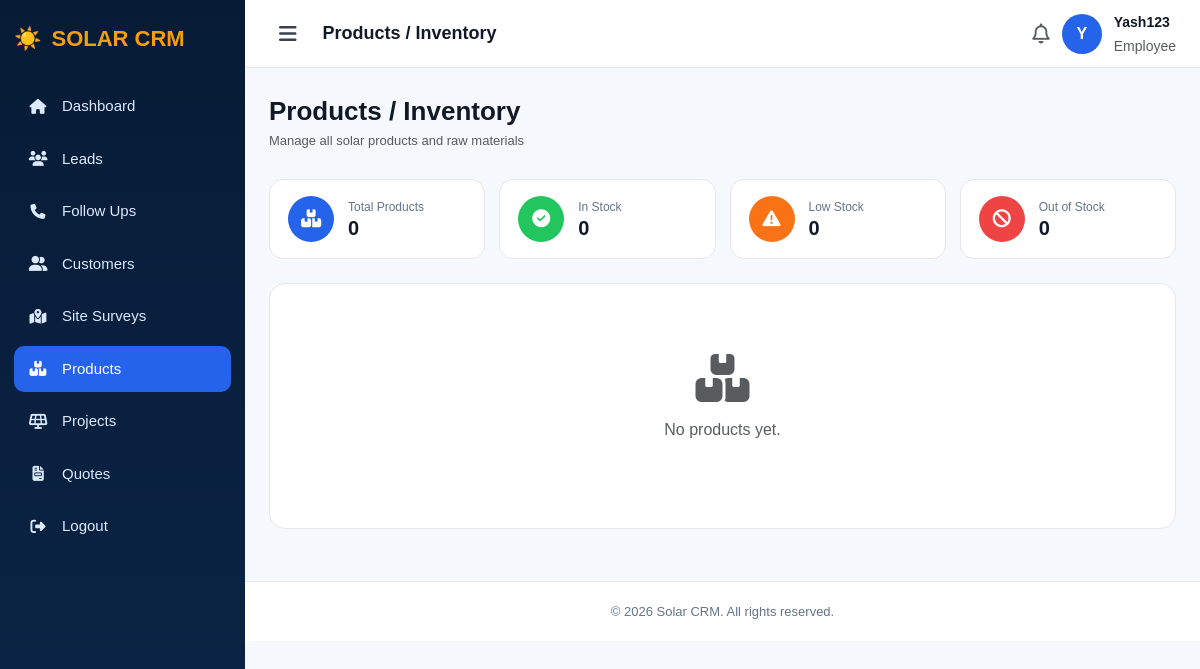
/products/ (signed in), run on an earlier commit of the app's database.
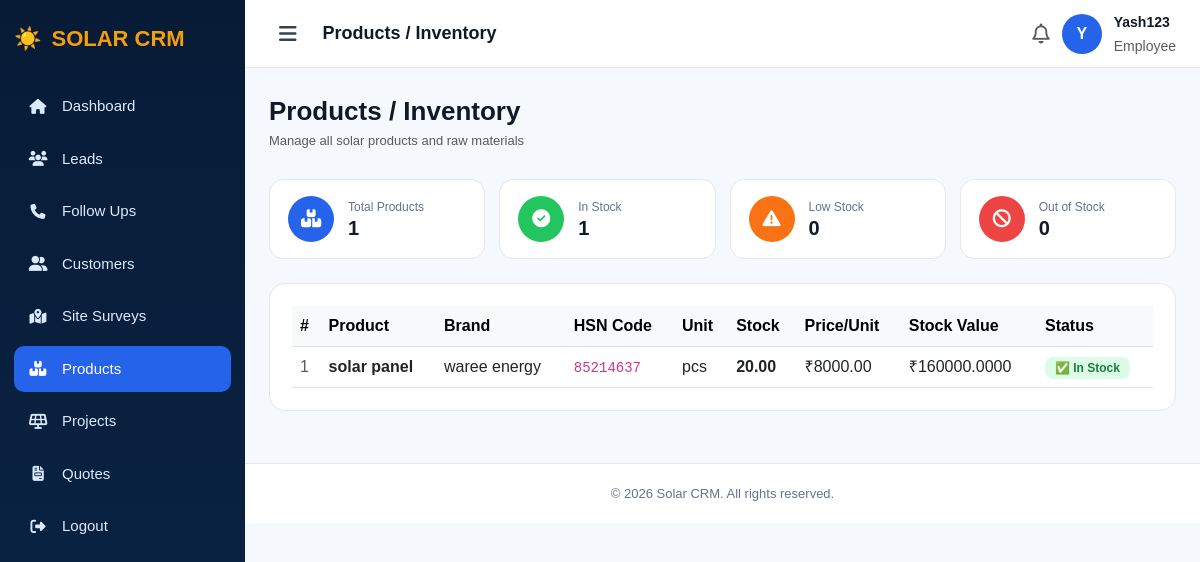
And on a later commit of the database.
### app/models.py (models this page shows, shortened)
class Product(models.Model):
    name          = models.CharField(max_length=200)
    brand         = models.CharField(max_length=200, blank=True)
    hsn_code      = models.CharField(max_length=50, blank=True)
    unit          = models.CharField(max_length=50, default='pcs')  # pcs, meter, kg, etc.
    quantity      = models.DecimalField(max_digits=10, decimal_places=2, default=0)  # current stock
    price         = models.DecimalField(max_digits=10, decimal_places=2, default=0)  # price per unit
    low_stock_alert = models.DecimalField(max_digits=10, decimal_places=2, default=5)  # warn if below this
    created_at    = models.DateTimeField(auto_now_add=True)
    updated_at    = models.DateTimeField(auto_now=True)
    @property
    def is_low_stock(self):
        return self.quantity <= self.low_stock_alert
    @property
    def total_value(self):
        return self.quantity * self.price

### app/views.py (the view)
# urls.py: path('products/', views.products, name='products'),
@login_required
def products(request):
    all_products = Product.objects.all().order_by('name')
    return render(request, 'products.html', {
        'products': all_products,
        'total_products': all_products.count(),
        'in_stock': all_products.filter(quantity__gt=0).count(),
        'low_stock': sum(1 for p in all_products if p.is_low_stock and p.quantity > 0),
        'out_of_stock': all_products.filter(quantity=0).count(),
    })

### app/templates/products.html (shortened to what this page needs)
<!DOCTYPE html>
<html>
<head>
    <link href="https://cdn.jsdelivr.net/npm/bootstrap@5.3.0/dist/css/bootstrap.min.css" rel="stylesheet">
    <link href="https://cdnjs.cloudflare.com/ajax/libs/font-awesome/6.5.1/css/all.min.css" rel="stylesheet">
    <link rel="stylesheet" href="https://cdn.datatables.net/1.13.6/css/dataTables.bootstrap5.min.css">
</head>
<body>
<div class="sidebar" id="sidebar">
    <div class="brand">☀️ <span class="brand-text"><span>SOLAR</span> CRM</span></div>
    <div class="menu">
        <a href="/dashboard/"><i class="fa-solid fa-house"></i><span class="menu-label"> Dashboard</span></a>
        <a href="/leads/"><i class="fa-solid fa-users"></i><span class="menu-label"> Leads</span></a>
        <a href="/followups/"><i class="fa-solid fa-phone"></i><span class="menu-label"> Follow Ups</span></a>
        <a href="/customers/"><i class="fa-solid fa-user-group"></i><span class="menu-label"> Customers</span></a>
         <a href="/site-surveys/"><i class="fa-solid fa-map-location-dot"></i><span class="menu-label">Site Surveys</span></a>
        <a href="/products/" class="active"><i class="fa-solid fa-boxes-stacked"></i><span class="menu-label"> Products</span></a>
        <a href="/projects/"><i class="fa-solid fa-solar-panel"></i><span class="menu-label"> Projects</span></a>
        <a href="/quotes/"><i class="fa-solid fa-file-invoice"></i><span class="menu-label"> Quotes</span></a>
        <a href="/logout/"><i class="fa-solid fa-right-from-bracket"></i><span class="menu-label"> Logout</span></a>
    </div>
</div>
<div class="main" id="main">
    <div class="topbar">
        <div class="d-flex align-items-center gap-3">
            <button class="hamburger" onclick="toggleSidebar()"><i class="fa-solid fa-bars"></i></button>
            <strong style="font-size:18px;">Products / Inventory</strong>
        </div>
        <div class="admin-box">
            <i class="fa-regular fa-bell fs-5 text-muted"></i>
            <div class="avatar">{{ request.user.username|slice:":1"|upper }}</div>
            <div><strong style="font-size:14px;">{{ request.user.username }}</strong><br>
            <small class="text-muted">{% if request.user.is_superuser %}Admin{% else %}Employee{% endif %}</small></div>
        </div>
    </div>
    <div class="content">
        <div class="page-header">
            <div>
                <h2>Products / Inventory</h2>
                <p class="text-muted mb-0" style="font-size:13px;">Manage all solar products and raw materials</p>
            </div>
        </div>
        <div class="stat-cards">
            <div class="stat-card">
                <div class="icon-circle blue"><i class="fa-solid fa-boxes-stacked"></i></div>
                <div><p>Total Products</p><h4>{{ total_products }}</h4></div>
            </div>
            <div class="stat-card">
                <div class="icon-circle green"><i class="fa-solid fa-circle-check"></i></div>
                <div><p>In Stock</p><h4>{{ in_stock }}</h4></div>
            </div>
            <div class="stat-card">
                <div class="icon-circle orange"><i class="fa-solid fa-triangle-exclamation"></i></div>
                <div><p>Low Stock</p><h4>{{ low_stock }}</h4></div>
            </div>
            <div class="stat-card">
                <div class="icon-circle red"><i class="fa-solid fa-ban"></i></div>
                <div><p>Out of Stock</p><h4>{{ out_of_stock }}</h4></div>
            </div>
        </div>
        <div class="panel">
            {% if products %}
            <div class="table-responsive">
                <table id="dataTable" class="table table-hover align-middle mb-0">
                    <thead class="table-light">
                        <tr><th>#</th><th>Product</th><th>Brand</th><th>HSN Code</th><th>Unit</th><th>Stock</th><th>Price/Unit</th><th>Stock Value</th><th>Status</th>{% if request.user.is_superuser %}<th>Actions</th>{% endif %}</tr>
                    </thead>
                    <tbody>
                        {% for p in products %}
                        <tr id="prow-{{ p.id }}">
                            <td class="text-muted">{{ forloop.counter }}</td>
                            <td><strong>{{ p.name }}</strong></td>
                            <td>{{ p.brand|default:"—" }}</td>
                            <td><code>{{ p.hsn_code|default:"—" }}</code></td>
                            <td>{{ p.unit }}</td>
                            <td><strong>{{ p.quantity }}</strong></td>
                            <td>₹{{ p.price }}</td>
                            <td>₹{{ p.total_value }}</td>
                            <td>
                                {% if p.quantity == 0 %}
                                    <span class="stock-zero">⛔ Out of Stock</span>
                                {% elif p.is_low_stock %}
                                    <span class="stock-low">⚠️ Low Stock</span>
                                {% else %}
                                    <span class="stock-ok">✅ In Stock</span>
                                {% endif %}
                            </td>
                        </tr>
                        {% endfor %}
                    </tbody>
                </table>
            </div>
            {% else %}
            <div class="text-center py-5">
                <i class="fa-solid fa-boxes-stacked fa-3x text-muted mb-3"></i>
                <p class="text-muted">No products yet.</p>
            </div>
            {% endif %}
        </div>
    </div>
    <div class="footer">© 2026 Solar CRM. All rights reserved.</div>
</div>
</body>
</html>

### app/templates/products.html (style rules this page uses)
* { box-sizing: border-box; }
body { margin: 0; background: #f5f8fc; font-family: Arial, sans-serif; color: #111827; }
.sidebar { width: 245px; height: 100vh; position: fixed; left: 0; top: 0; background: linear-gradient(180deg, #071b36, #0b2547); color: white; padding: 22px 14px; overflow-y: auto; overflow-x: hidden; transition: width 0.3s ease; z-index: 1000; }
.brand { font-size: 22px; font-weight: 800; margin-bottom: 28px; display: flex; align-items: center; gap: 10px; white-space: nowrap; overflow: hidden; }
.brand span { color: #f59e0b; }
.menu a { display: flex; align-items: center; gap: 14px; padding: 12px 14px; margin-bottom: 6px; color: #dbeafe; text-decoration: none; border-radius: 10px; font-size: 15px; white-space: nowrap; overflow: hidden; transition: all 0.2s; }
.menu a i { flex-shrink: 0; width: 20px; text-align: center; }
.menu a.active, .menu a:hover { background: #2563eb; color: white; }
.main { margin-left: 245px; min-height: 100vh; transition: margin-left 0.3s ease; }
.topbar { height: 68px; background: white; border-bottom: 1px solid #e5e7eb; padding: 0 24px; display: flex; align-items: center; justify-content: space-between; position: sticky; top: 0; z-index: 999; }
.hamburger { cursor: pointer; font-size: 20px; color: #374151; background: none; border: none; padding: 6px 10px; border-radius: 8px; transition: background 0.2s, transform 0.15s; }
.admin-box { display: flex; align-items: center; gap: 12px; }
.avatar { width: 40px; height: 40px; border-radius: 50%; background: #2563eb; display: flex; align-items: center; justify-content: center; color: white; font-weight: bold; font-size: 16px; }
.content { padding: 28px 24px; }
.page-header { display: flex; justify-content: space-between; align-items: center; margin-bottom: 28px; }
.page-header h2 { font-weight: 800; margin-bottom: 4px; font-size: 26px; }
.panel { background: white; border: 1px solid #e5e7eb; border-radius: 16px; padding: 22px; }
.stat-cards { display: grid; grid-template-columns: repeat(4, 1fr); gap: 14px; margin-bottom: 24px; }
.stat-card { background: white; border: 1px solid #e5e7eb; border-radius: 14px; padding: 16px 18px; display: flex; align-items: center; gap: 14px; transition: transform 0.2s; }
.icon-circle { width: 46px; height: 46px; border-radius: 50%; display: flex; align-items: center; justify-content: center; font-size: 18px; color: white; flex-shrink: 0; }
.blue { background:#2563eb; }
.orange { background:#f97316; }
.green { background:#22c55e; }
.red { background:#ef4444; }
.stat-card h4 { font-size: 20px; font-weight: 800; margin: 0; }
.stat-card p { margin: 0; color: #64748b; font-size: 12px; }
.stock-ok { background: #dcfce7; color: #15803d; padding: 4px 10px; border-radius: 8px; font-size: 12px; font-weight: 600; }
.footer { text-align: center; padding: 20px; color: #64748b; border-top: 1px solid #e5e7eb; background: white; margin-top: 24px; font-size: 13px; }

What changed in the data, as far as the page shows it:
added Product: name "solar panel", brand "waree energy", hsn_code "85214637", unit "pcs", quantity "20.00", price "8000.00", total_value "160000.0000", low_stock_alert "✅ In Stock"
Also different on the page:
{{ total_products }}: "0" → "1"
{{ in_stock }}: "0" → "1"
text no longer shown: "No products yet."
text now shown: "# Product Brand HSN Code Unit Stock Price/Unit Stock Value Status"
